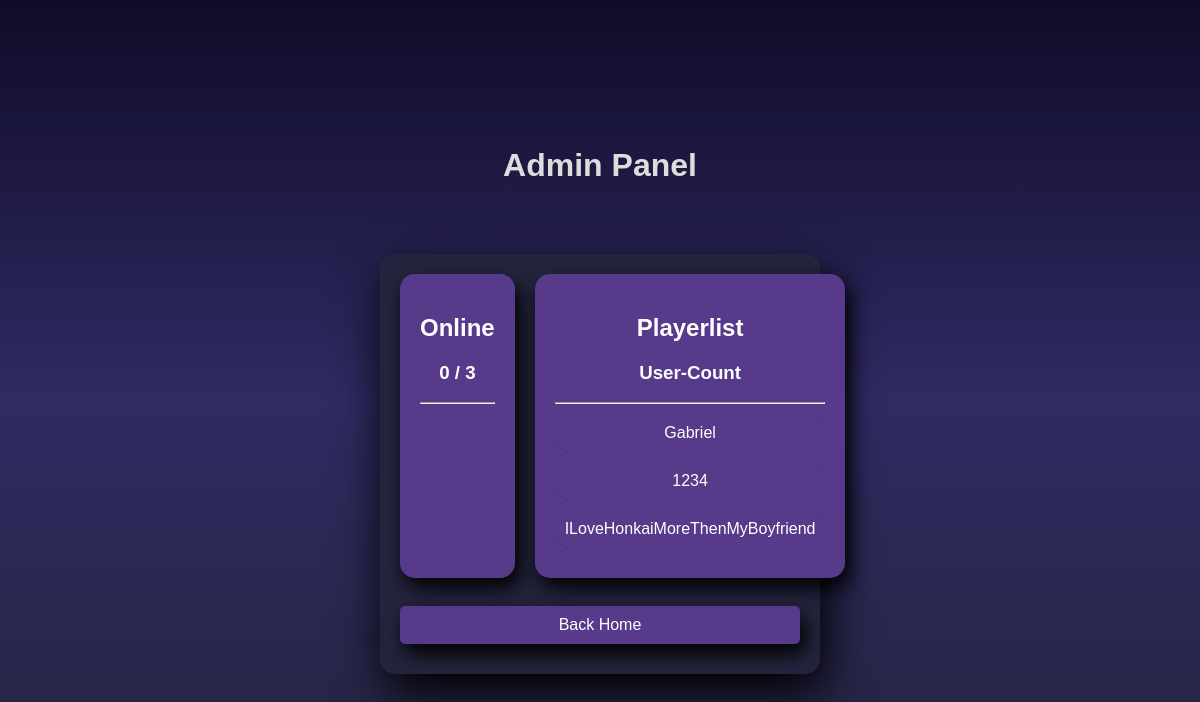
/admin (signed in), run on the app's committed database.
### tables this page shows
CREATE TABLE player(username, password, id);

### main.py (the view)
@app.route('/admin')
def admin():
    user = session.get('username')
    if user is None:
        return redirect(url_for('open_reg_log'))
    player_id = transform_username_id(user)
    if player_id != 0:
        return redirect(url_for('home'))
    else:
        result = get_player_names()
        player_list = []
        for x in range(0, len(result)):
            player_list.append(result[x][0])
        return render_template('admin.html', users=loggedUsers, curUsers=len(loggedUsers), maxUsers=get_player_count(), allUsers=player_list)

### backend/database.py (called while the page is built)
def transform_username_id(username):
    with con:
        cur_new = con.cursor()
        cmd = 'SELECT id FROM player WHERE username LIKE ?'
        res = cur_new.execute(cmd, (username,))
        result = res.fetchone()
    if result:
        return result[0]
    raise ValueError(f'User {username} not found.')

def get_player_count():
    cmd = 'SELECT COUNT(*) FROM player'
    res = cur.execute(cmd)
    return res.fetchone()[0]

def get_player_names():
    cmd = 'SELECT username FROM player'
    res = cur.execute(cmd)
    result = res.fetchall()
    return result

### templates/admin.html (shortened to what this page needs)
<!DOCTYPE html>
<html>
<head>
    <link rel="stylesheet" href="{{ url_for('static', filename='styles/theme.css') }}">
    <link rel="stylesheet" href="{{ url_for('static', filename='styles/admin.css') }}">
</head>
<body>
    <div class="container">
        <h1>Admin Panel</h1>
        <div class="main">
            <div id="parent">
                <div class="online_player central_div" id="narrow">
                    <h2>Online</h2>
                    <h3 id="userCount">{{ curUsers }} / {{ maxUsers }}</h3>
                    <hr>
                </div>
                <div class="general_players central_div" id="wide">
                    <h2>Playerlist</h2>
                    <h3 id="allUsers">User-Count</h3>
                    <hr>
                    <div id="alluserList">
                        {% for user in allUsers %}
                            <div class="users" id="userFormat">
                                <a id="userFormatLink" class="user">{{ user }}</a>
                            </div>
                        {% endfor %}
                    </div>
                </div>
            </div>
            <br>
            <a href="{{ url_for('home') }}" id="shadow">Back Home</a>
        </div>
    </div>
</body>
</html>

### static/styles/theme.css (style rules this page uses)
:root { --bg: linear-gradient(to bottom, #0f0c29, #302b63, #24243e); --text-color: #ffffff; --alt-text-color: #eeeeee; --panel-bg: #24243e; --link-bg: #573b8a; --link-bg-hover: #6d44b8; --link-text: #ffffff; --shadow: #000; --headline: #ddd; --sheet-bg: #4f535c; --talent-bg: #3a3f47; --arrow-color: #23272a; }

### static/styles/admin.css (style rules this page uses)
body { margin: 0; padding: 0; display: flex; justify-content: center; align-items: center; min-height: 100vh; font-family: 'Jost', sans-serif; background: var(--bg); color: var(--text-color); }
.main { width: 400px; padding: 20px; background: var(--text-color); border-radius: 15px; box-shadow: 5px 20px 50px var(--shadow); text-align: center; background: var(--panel-bg); }
#parent { display: flex; column-gap: 20px; }
.central_div { padding: 20px; background: var(--text-color); border-radius: 15px; box-shadow: 5px 10px 20px var(--shadow); text-align: center; background: var(--link-bg); }
#shadow { box-shadow: 5px 10px 20px var(--shadow); }
#narrow { width: 100px; }
#wide { flex: 1; }
#userFormat { background: var(--panel-bg); border-radius: 15px; }
#userFormatLink { display: block; text-decoration: none; background: var(--link-bg); color: var(--text-color); padding: 10px; border-radius: 15px; margin: 10px 0; transition: background 0.3s; }
.container { display: flex; flex-direction: column; align-items: center; gap: 50px; }
h1 { font-size: 2em; margin-bottom: 20px; color: var(--headline); }
a { display: block; text-decoration: none; background: var(--link-bg); color: var(--text-color); padding: 10px; border-radius: 5px; margin: 10px 0; transition: background 0.3s; }

### data on the page
player: username "Gabriel"
player: username "1234"
player: username "ILoveHonkaiMoreThenMyBoyfriend"

### other printed values
{{ curUsers }} "0"
{{ maxUsers }} "3"
